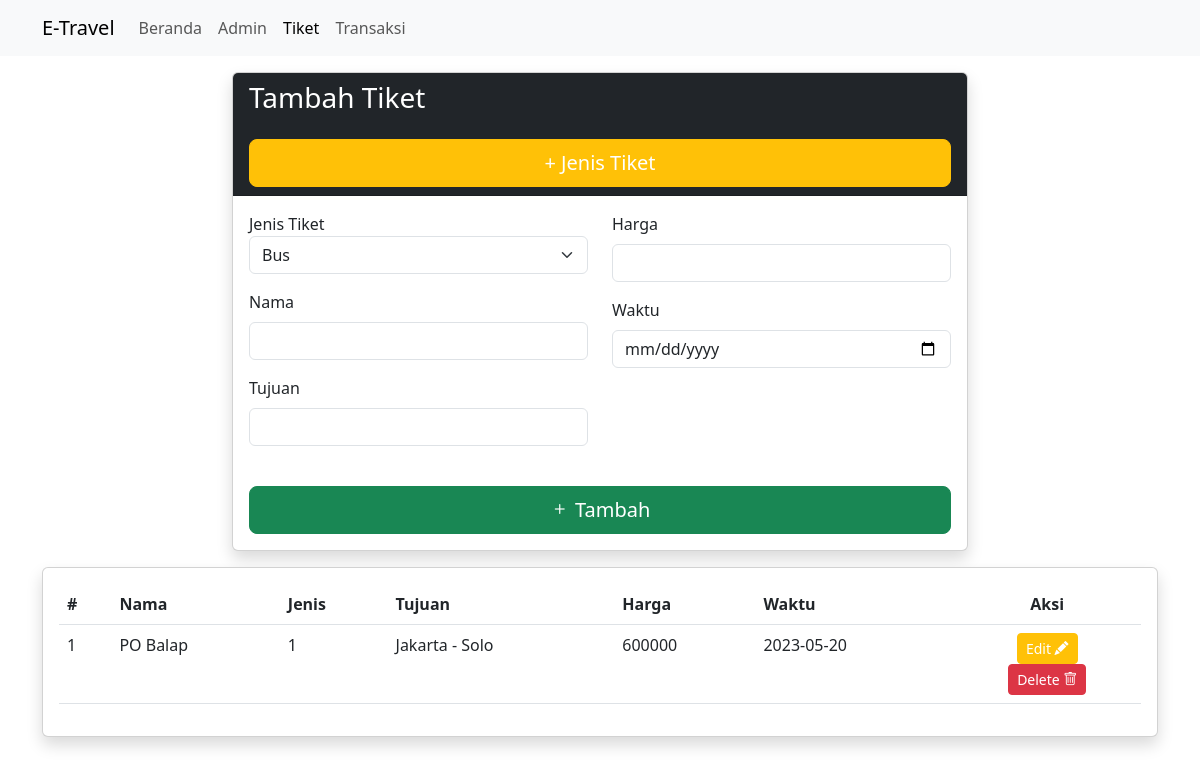
Screenshot of /tiket/index.php (signed in) with the database file from the repository.
### tables this page shows
CREATE TABLE `tbl_tiket` (
  `id_tiket` int(11) NOT NULL,
  `id_jenis_tiket` int(11) NOT NULL,
  `harga_tiket` int(11) NOT NULL,
  `tujuan` varchar(255) NOT NULL,
  `nama` varchar(255) NOT NULL,
  `waktu` varchar(225) NOT NULL
);

### tiket/index.php (the view, shortened to what this page needs)
<?php
require "../db.php";
$tikets = $conn->query("SELECT * FROM tbl_tiket");
$view_jenis = $conn->query("SELECT * FROM tbl_jenis_tiket");
?>
<!doctype html>
<html lang="en">
<head>
    <link href="https://cdn.jsdelivr.net/npm/bootstrap@5.3.0-alpha3/dist/css/bootstrap.min.css" rel="stylesheet">
    <link rel="stylesheet" href="https://cdn.jsdelivr.net/npm/bootstrap-icons@1.10.5/font/bootstrap-icons.css">
</head>
<body>
    <nav class="navbar navbar-expand-lg bg-body-tertiary">
        <div class="container">
            <a class="navbar-brand" href="../">E-Travel</a>
            <div class="collapse navbar-collapse" id="navbarNav">
                <ul class="navbar-nav">
                    <li class="nav-item">
                        <a class="nav-link" href="../index.php">Beranda</a>
                    </li>
                    <li class="nav-item">
                        <a class="nav-link" href="../admin/index.php">Admin</a>
                    </li>
                    <li class="nav-item">
                        <a class="nav-link active" href="index.php">Tiket</a>
                    </li>
                    <li class="nav-item">
                        <a class="nav-link" href="../transaksi">Transaksi</a>
                    </li>
                </ul>
            </div>
        </div>
    </nav>
    <div class="container mt-3">
        <div class="row justify-content-center">
            <div class="col-lg-8">
                <div class="card shadow mb-3">
                    <div class="card-header bg-dark">
                        <h3 class="mb-0 text-white">Tambah Tiket </h3>
                        <a href="jenis"><button class="btn btn-warning btn-lg text-white w-100 mt-4">+ Jenis Tiket</button></a>
                    </div>
                    <div class="card-body">
                        <form action="" method="post">
                            <div class="row">
                                <div class="col-lg-6">
                                    <div class="form-grup mb-3">
                                        <label for="">Jenis Tiket</label>
                                        <select class="form-select" name="jns" id="jns">
                                            <?php
                                            foreach ($view_jenis as $show) { ?>
                                                <option value="<?= $show['id_jenis'] ?>"><?= $show['jenis'] ?></option>
                                            <?php } ?>
                                        </select>
                                    </div>
                                    <div class="form-grup mb-3">
                                        <label class="form-label" for="">Nama</label>
                                        <input type="text" required name="nama" class="form-control">
                                    </div>
                                    <div class="form-grup mb-3">
                                        <label class="form-label" for="">Tujuan</label>
                                        <input type="text" required name="tujuan" class="form-control">
                                    </div>
                                </div>
                                <div class="col-lg-6">
                                    <div class="form-grup mb-3">
                                        <label class="form-label" for="">Harga</label>
                                        <input type="text" required name="harga" class="form-control">
                                    </div>
                                    <div class="form-grup mb-3">
                                        <label class="form-label" for="">Waktu</label>
                                        <input type="date" required name="date" class="form-control">
                                    </div>
                                </div>
                                <div class="form-group text-end">
                                    <button type="submit" name="simpan" class="btn btn-success btn-lg w-100 mt-4"><i class="bi bi-plus"></i> Tambah</button>
                                </div>
                        </form>
                    </div>
                </div>
            </div>
        </div>
    </div>
    <div class="row">
        <div class="col-lg-12">
            <div class="card shadow">
                <div class="card-body">
                    <table class=" table table-hover">
                        <thead>
                            <tr>
                                <th>#</th>
                                <th>Nama</th>
                                <th>Jenis</th>
                                <th>Tujuan</th>
                                <th>Harga</th>
                                <th>Waktu</th>
                                <th class="text-center">Aksi</th>
                            </tr>
                        </thead>
                        <tbody>
                            <?php $no = 1;
                            foreach ($tikets as $tiket) { ?>
                                <tr>
                                    <td><?= $no++ ?></td>
                                    <td><?= $tiket['nama'] ?></td>
                                    <td><?= $tiket['id_jenis_tiket'] ?></td>
                                    <td><?= $tiket['tujuan'] ?></td>
                                    <td><?= $tiket['harga_tiket'] ?></td>
                                    <td><?= $tiket['waktu'] ?></td>
                                    <td class="text-center">
                                        <a href="edit-tiket.php?id=<?= $tiket['id_tiket'] ?>" class="btn btn-warning text-white btn-sm">Edit <i class="bi bi-pencil-fill"></i></a>
                                        <form action="" method="POST">
                                            <button type="submit" name="delete" class="btn btn-danger text-white btn-sm">Delete <i class="bi bi-trash"></i></button>
                                        </form>
                                    </td>
                                </tr>
                            <?php } ?>
                        </tbody>
                    </table>
                </div>
            </div>
        </div>
    </div>
</body>
</html>

### rows the page displays
tbl_tiket: nama "PO Balap", id_jenis_tiket "1", tujuan "Jakarta - Solo", harga_tiket "600000", waktu "2023-05-20"

### other values shown
form field jns "Bus"
